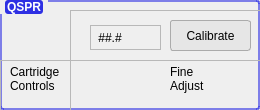
<?xml version="1.0" encoding="UTF-8"?>
<ui version="4.0">
 <class>QSPR</class>
 <widget class="QWidget" name="QSPR">
  <property name="geometry">
   <rect>
    <x>0</x>
    <y>0</y>
    <width>260</width>
    <height>110</height>
   </rect>
  </property>
  <property name="minimumSize">
   <size>
    <width>260</width>
    <height>110</height>
   </size>
  </property>
  <property name="maximumSize">
   <size>
    <width>260</width>
    <height>110</height>
   </size>
  </property>
  <property name="font">
   <font>
    <family>Segoe UI</family>
   </font>
  </property>
  <property name="windowTitle">
   <string>Form</string>
  </property>
  <layout class="QVBoxLayout" name="verticalLayout">
   <property name="leftMargin">
    <number>0</number>
   </property>
   <property name="topMargin">
    <number>0</number>
   </property>
   <property name="rightMargin">
    <number>0</number>
   </property>
   <property name="bottomMargin">
    <number>0</number>
   </property>
   <item>
    <widget class="QGroupBox" name="QSPR_display">
     <property name="sizePolicy">
      <sizepolicy hsizetype="Preferred" vsizetype="Fixed">
       <horstretch>0</horstretch>
       <verstretch>0</verstretch>
      </sizepolicy>
     </property>
     <property name="minimumSize">
      <size>
       <width>260</width>
       <height>110</height>
      </size>
     </property>
     <property name="maximumSize">
      <size>
       <width>260</width>
       <height>110</height>
      </size>
     </property>
     <property name="font">
      <font>
       <family>Segoe UI</family>
       <pointsize>9</pointsize>
       <weight>75</weight>
       <bold>true</bold>
      </font>
     </property>
     <property name="styleSheet">
      <string notr="true">QGroupBox#QSPR_display::title{

	margin: 0px 5px 0px 5px;
	color: rgb(255, 255, 255);
	background-color:rgb(46, 48, 227);
	border-radius: 3px;

}

QGroupBox#QSPR_display{
	
	border: 2px solid rgba(46, 48, 227, 150);
	border-radius: 3px;

}</string>
     </property>
     <property name="title">
      <string>QSPR</string>
     </property>
     <widget class="QPushButton" name="shutdown_btn">
      <property name="geometry">
       <rect>
        <x>50</x>
        <y>25</y>
        <width>30</width>
        <height>30</height>
       </rect>
      </property>
      <property name="sizePolicy">
       <sizepolicy hsizetype="Fixed" vsizetype="Fixed">
        <horstretch>0</horstretch>
        <verstretch>0</verstretch>
       </sizepolicy>
      </property>
      <property name="minimumSize">
       <size>
        <width>30</width>
        <height>30</height>
       </size>
      </property>
      <property name="maximumSize">
       <size>
        <width>30</width>
        <height>30</height>
       </size>
      </property>
      <property name="font">
       <font>
        <pointsize>5</pointsize>
       </font>
      </property>
      <property name="mouseTracking">
       <bool>true</bool>
      </property>
      <property name="toolTip">
       <string>Power Off QSPR</string>
      </property>
      <property name="layoutDirection">
       <enum>Qt::LeftToRight</enum>
      </property>
      <property name="autoFillBackground">
       <bool>false</bool>
      </property>
      <property name="styleSheet">
       <string notr="true">QPushButton{
	border: none;
	background: none;
}

QPushButton::hover{
	background: white;
	border: 1px raised;
	border-radius: 12px;
}</string>
      </property>
      <property name="text">
       <string/>
      </property>
      <property name="icon">
       <iconset resource="ai.qrc">
        <normaloff>:/img/img/power.png</normaloff>:/img/img/power.png</iconset>
      </property>
      <property name="iconSize">
       <size>
        <width>32</width>
        <height>32</height>
       </size>
      </property>
      <property name="autoRepeat">
       <bool>false</bool>
      </property>
      <property name="autoExclusive">
       <bool>false</bool>
      </property>
      <property name="autoDefault">
       <bool>false</bool>
      </property>
      <property name="default">
       <bool>false</bool>
      </property>
      <property name="flat">
       <bool>false</bool>
      </property>
     </widget>
     <widget class="QPushButton" name="disconnect_btn">
      <property name="geometry">
       <rect>
        <x>10</x>
        <y>25</y>
        <width>30</width>
        <height>30</height>
       </rect>
      </property>
      <property name="sizePolicy">
       <sizepolicy hsizetype="Fixed" vsizetype="Fixed">
        <horstretch>0</horstretch>
        <verstretch>0</verstretch>
       </sizepolicy>
      </property>
      <property name="minimumSize">
       <size>
        <width>30</width>
        <height>30</height>
       </size>
      </property>
      <property name="maximumSize">
       <size>
        <width>30</width>
        <height>30</height>
       </size>
      </property>
      <property name="font">
       <font>
        <pointsize>5</pointsize>
       </font>
      </property>
      <property name="mouseTracking">
       <bool>true</bool>
      </property>
      <property name="toolTip">
       <string>Disconnect QSPR</string>
      </property>
      <property name="layoutDirection">
       <enum>Qt::LeftToRight</enum>
      </property>
      <property name="autoFillBackground">
       <bool>false</bool>
      </property>
      <property name="styleSheet">
       <string notr="true">QPushButton{
	border: none;
	background: none;
}

QPushButton::hover{
	background: white;
	border: 1px raised;
	border-radius: 12px;
}</string>
      </property>
      <property name="text">
       <string/>
      </property>
      <property name="icon">
       <iconset resource="ai.qrc">
        <normaloff>:/img/img/disconnect.png</normaloff>:/img/img/disconnect.png</iconset>
      </property>
      <property name="iconSize">
       <size>
        <width>34</width>
        <height>34</height>
       </size>
      </property>
      <property name="autoRepeat">
       <bool>false</bool>
      </property>
      <property name="autoExclusive">
       <bool>false</bool>
      </property>
      <property name="autoDefault">
       <bool>false</bool>
      </property>
      <property name="default">
       <bool>false</bool>
      </property>
      <property name="flat">
       <bool>false</bool>
      </property>
     </widget>
     <widget class="QFrame" name="temp_display">
      <property name="geometry">
       <rect>
        <x>90</x>
        <y>25</y>
        <width>71</width>
        <height>25</height>
       </rect>
      </property>
      <property name="font">
       <font>
        <weight>50</weight>
        <bold>false</bold>
       </font>
      </property>
      <property name="frameShape">
       <enum>QFrame::StyledPanel</enum>
      </property>
      <property name="frameShadow">
       <enum>QFrame::Raised</enum>
      </property>
      <widget class="QLabel" name="temp1">
       <property name="geometry">
        <rect>
         <x>0</x>
         <y>5</y>
         <width>40</width>
         <height>16</height>
        </rect>
       </property>
       <property name="font">
        <font>
         <weight>50</weight>
         <bold>false</bold>
        </font>
       </property>
       <property name="text">
        <string>##.#</string>
       </property>
       <property name="alignment">
        <set>Qt::AlignCenter</set>
       </property>
      </widget>
      <widget class="QLabel" name="label_7">
       <property name="geometry">
        <rect>
         <x>40</x>
         <y>5</y>
         <width>31</width>
         <height>16</height>
        </rect>
       </property>
       <property name="minimumSize">
        <size>
         <width>10</width>
         <height>10</height>
        </size>
       </property>
       <property name="text">
        <string/>
       </property>
       <property name="pixmap">
        <pixmap resource="ai.qrc">:/img/img/deg_c.png</pixmap>
       </property>
      </widget>
     </widget>
     <widget class="QFrame" name="cartridge_display">
      <property name="geometry">
       <rect>
        <x>0</x>
        <y>60</y>
        <width>261</width>
        <height>51</height>
       </rect>
      </property>
      <property name="font">
       <font>
        <weight>50</weight>
        <bold>false</bold>
       </font>
      </property>
      <property name="frameShape">
       <enum>QFrame::StyledPanel</enum>
      </property>
      <property name="frameShadow">
       <enum>QFrame::Raised</enum>
      </property>
      <widget class="QLabel" name="label">
       <property name="geometry">
        <rect>
         <x>10</x>
         <y>5</y>
         <width>71</width>
         <height>41</height>
        </rect>
       </property>
       <property name="font">
        <font>
         <family>Segoe UI</family>
         <pointsize>9</pointsize>
        </font>
       </property>
       <property name="text">
        <string>Cartridge
Controls</string>
       </property>
       <property name="alignment">
        <set>Qt::AlignLeading|Qt::AlignLeft|Qt::AlignTop</set>
       </property>
       <property name="margin">
        <number>1</number>
       </property>
      </widget>
      <widget class="QLabel" name="label_3">
       <property name="geometry">
        <rect>
         <x>170</x>
         <y>5</y>
         <width>51</width>
         <height>41</height>
        </rect>
       </property>
       <property name="font">
        <font>
         <family>Segoe UI</family>
         <pointsize>9</pointsize>
        </font>
       </property>
       <property name="text">
        <string>Fine
Adjust</string>
       </property>
       <property name="alignment">
        <set>Qt::AlignLeading|Qt::AlignLeft|Qt::AlignTop</set>
       </property>
       <property name="margin">
        <number>1</number>
       </property>
      </widget>
     </widget>
     <widget class="QFrame" name="ctrls_frame">
      <property name="geometry">
       <rect>
        <x>70</x>
        <y>10</y>
        <width>191</width>
        <height>101</height>
       </rect>
      </property>
      <property name="frameShape">
       <enum>QFrame::StyledPanel</enum>
      </property>
      <property name="frameShadow">
       <enum>QFrame::Raised</enum>
      </property>
      <widget class="QPushButton" name="quick_calibrate_btn">
       <property name="geometry">
        <rect>
         <x>100</x>
         <y>10</y>
         <width>81</width>
         <height>31</height>
        </rect>
       </property>
       <property name="sizePolicy">
        <sizepolicy hsizetype="Fixed" vsizetype="Fixed">
         <horstretch>0</horstretch>
         <verstretch>0</verstretch>
        </sizepolicy>
       </property>
       <property name="font">
        <font>
         <family>Segoe UI</family>
         <pointsize>9</pointsize>
         <weight>50</weight>
         <bold>false</bold>
        </font>
       </property>
       <property name="toolTip">
        <string>Calibrate QSPR</string>
       </property>
       <property name="styleSheet">
        <string notr="true">QPushButton {
		
		background-color: rgb(230, 230, 230);
	    border: 1px solid rgb(171, 171, 171); 
		border-radius: 3px;

}

QPushButton::hover{
	background: rgb(253, 253, 253);
	border: 1px raised;
	border-radius: 5px;
}</string>
       </property>
       <property name="text">
        <string>Calibrate</string>
       </property>
      </widget>
      <widget class="QPushButton" name="adj_up_btn">
       <property name="geometry">
        <rect>
         <x>155</x>
         <y>55</y>
         <width>20</width>
         <height>20</height>
        </rect>
       </property>
       <property name="sizePolicy">
        <sizepolicy hsizetype="Fixed" vsizetype="Fixed">
         <horstretch>0</horstretch>
         <verstretch>0</verstretch>
        </sizepolicy>
       </property>
       <property name="minimumSize">
        <size>
         <width>20</width>
         <height>20</height>
        </size>
       </property>
       <property name="maximumSize">
        <size>
         <width>20</width>
         <height>20</height>
        </size>
       </property>
       <property name="font">
        <font>
         <pointsize>5</pointsize>
        </font>
       </property>
       <property name="mouseTracking">
        <bool>true</bool>
       </property>
       <property name="toolTip">
        <string>Adjust Up</string>
       </property>
       <property name="layoutDirection">
        <enum>Qt::LeftToRight</enum>
       </property>
       <property name="autoFillBackground">
        <bool>false</bool>
       </property>
       <property name="styleSheet">
        <string notr="true">QPushButton{
	border: none;
	background: none;
}

QPushButton::hover{
	background: white;
	border: 1px raised;
	border-radius: 12px;
}</string>
       </property>
       <property name="text">
        <string/>
       </property>
       <property name="icon">
        <iconset resource="ai.qrc">
         <normaloff>:/img/img/adj_up.png</normaloff>:/img/img/adj_up.png</iconset>
       </property>
       <property name="iconSize">
        <size>
         <width>34</width>
         <height>34</height>
        </size>
       </property>
       <property name="autoRepeat">
        <bool>false</bool>
       </property>
       <property name="autoExclusive">
        <bool>false</bool>
       </property>
       <property name="autoDefault">
        <bool>false</bool>
       </property>
       <property name="default">
        <bool>false</bool>
       </property>
       <property name="flat">
        <bool>false</bool>
       </property>
      </widget>
      <widget class="QPushButton" name="adj_down_btn">
       <property name="geometry">
        <rect>
         <x>155</x>
         <y>75</y>
         <width>20</width>
         <height>20</height>
        </rect>
       </property>
       <property name="sizePolicy">
        <sizepolicy hsizetype="Fixed" vsizetype="Fixed">
         <horstretch>0</horstretch>
         <verstretch>0</verstretch>
        </sizepolicy>
       </property>
       <property name="minimumSize">
        <size>
         <width>20</width>
         <height>20</height>
        </size>
       </property>
       <property name="maximumSize">
        <size>
         <width>20</width>
         <height>20</height>
        </size>
       </property>
       <property name="font">
        <font>
         <pointsize>5</pointsize>
        </font>
       </property>
       <property name="mouseTracking">
        <bool>true</bool>
       </property>
       <property name="toolTip">
        <string>Adjust Down</string>
       </property>
       <property name="layoutDirection">
        <enum>Qt::LeftToRight</enum>
       </property>
       <property name="autoFillBackground">
        <bool>false</bool>
       </property>
       <property name="styleSheet">
        <string notr="true">QPushButton{
	border: none;
	background: none;
}

QPushButton::hover{
	background: white;
	border: 1px raised;
	border-radius: 12px;
}</string>
       </property>
       <property name="text">
        <string/>
       </property>
       <property name="icon">
        <iconset resource="ai.qrc">
         <normaloff>:/img/img/adj_down.png</normaloff>:/img/img/adj_down.png</iconset>
       </property>
       <property name="iconSize">
        <size>
         <width>34</width>
         <height>34</height>
        </size>
       </property>
       <property name="autoRepeat">
        <bool>false</bool>
       </property>
       <property name="autoExclusive">
        <bool>false</bool>
       </property>
       <property name="autoDefault">
        <bool>false</bool>
       </property>
       <property name="default">
        <bool>false</bool>
       </property>
       <property name="flat">
        <bool>false</bool>
       </property>
      </widget>
      <widget class="QPushButton" name="crt_down_btn">
       <property name="geometry">
        <rect>
         <x>50</x>
         <y>60</y>
         <width>35</width>
         <height>35</height>
        </rect>
       </property>
       <property name="sizePolicy">
        <sizepolicy hsizetype="Fixed" vsizetype="Fixed">
         <horstretch>0</horstretch>
         <verstretch>0</verstretch>
        </sizepolicy>
       </property>
       <property name="minimumSize">
        <size>
         <width>35</width>
         <height>35</height>
        </size>
       </property>
       <property name="maximumSize">
        <size>
         <width>35</width>
         <height>35</height>
        </size>
       </property>
       <property name="font">
        <font>
         <pointsize>5</pointsize>
        </font>
       </property>
       <property name="mouseTracking">
        <bool>true</bool>
       </property>
       <property name="toolTip">
        <string>Cartrdige Down</string>
       </property>
       <property name="layoutDirection">
        <enum>Qt::LeftToRight</enum>
       </property>
       <property name="autoFillBackground">
        <bool>false</bool>
       </property>
       <property name="styleSheet">
        <string notr="true">QPushButton{
	border: none;
	background: none;
}

QPushButton::hover{
	background: white;
	border: 1px raised;
	border-radius: 12px;
}</string>
       </property>
       <property name="text">
        <string/>
       </property>
       <property name="icon">
        <iconset resource="ai.qrc">
         <normaloff>:/img/img/crt_down.png</normaloff>:/img/img/crt_down.png</iconset>
       </property>
       <property name="iconSize">
        <size>
         <width>34</width>
         <height>34</height>
        </size>
       </property>
       <property name="autoRepeat">
        <bool>false</bool>
       </property>
       <property name="autoExclusive">
        <bool>false</bool>
       </property>
       <property name="autoDefault">
        <bool>false</bool>
       </property>
       <property name="default">
        <bool>false</bool>
       </property>
       <property name="flat">
        <bool>false</bool>
       </property>
      </widget>
      <widget class="QPushButton" name="crt_up_btn">
       <property name="geometry">
        <rect>
         <x>10</x>
         <y>60</y>
         <width>35</width>
         <height>35</height>
        </rect>
       </property>
       <property name="sizePolicy">
        <sizepolicy hsizetype="Fixed" vsizetype="Fixed">
         <horstretch>0</horstretch>
         <verstretch>0</verstretch>
        </sizepolicy>
       </property>
       <property name="minimumSize">
        <size>
         <width>35</width>
         <height>35</height>
        </size>
       </property>
       <property name="maximumSize">
        <size>
         <width>35</width>
         <height>35</height>
        </size>
       </property>
       <property name="font">
        <font>
         <pointsize>5</pointsize>
        </font>
       </property>
       <property name="mouseTracking">
        <bool>true</bool>
       </property>
       <property name="toolTip">
        <string>Cartridge Up</string>
       </property>
       <property name="layoutDirection">
        <enum>Qt::LeftToRight</enum>
       </property>
       <property name="autoFillBackground">
        <bool>false</bool>
       </property>
       <property name="styleSheet">
        <string notr="true">QPushButton{
	border: none;
	background: none;
}

QPushButton::hover{
	background: white;
	border: 1px raised;
	border-radius: 12px;
}</string>
       </property>
       <property name="text">
        <string/>
       </property>
       <property name="icon">
        <iconset resource="ai.qrc">
         <normaloff>:/img/img/crt_up.png</normaloff>:/img/img/crt_up.png</iconset>
       </property>
       <property name="iconSize">
        <size>
         <width>34</width>
         <height>34</height>
        </size>
       </property>
       <property name="autoRepeat">
        <bool>false</bool>
       </property>
       <property name="autoExclusive">
        <bool>false</bool>
       </property>
       <property name="autoDefault">
        <bool>false</bool>
       </property>
       <property name="default">
        <bool>false</bool>
       </property>
       <property name="flat">
        <bool>false</bool>
       </property>
      </widget>
     </widget>
    </widget>
   </item>
  </layout>
 </widget>
 <resources>
  <include location="ai.qrc"/>
 </resources>
 <connections/>
</ui>
